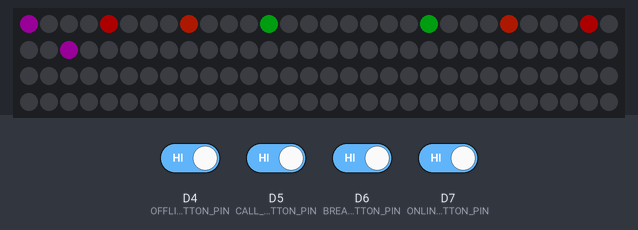
The sketch below on a simulated Arduino MKR. Parts: 120 RGB LEDs in strip order, left to right, continuing on the next row. The inputs (shaded band) are chosen by the test bench; at power-on: D4 (OFFLINE_BUTTON_PIN), D5 (CALL_BUTTON_PIN), D6 (BREAK_BUTTON_PIN), D7 (ONLINE_BUTTON_PIN) HIGH. Dim RGB values are drawn brighter than linear; WiFi joins after 1.5 s; servers stay silent unless stated; uploads are accepted with an empty reply; not simulated (calls return 0 or success): arduino_secrets.h; what the sketch prints to the serial monitor is not drawn.

Above: at 14.9 s.
15.0 s: D4 (OFFLINE_BUTTON_PIN) driven LOW
16.7 s: D7 (ONLINE_BUTTON_PIN) driven LOW
19.7 s: D4 (OFFLINE_BUTTON_PIN) driven HIGH and D5 (CALL_BUTTON_PIN) driven LOW
22.7 s: D7 (ONLINE_BUTTON_PIN) driven HIGH
25.7 s: D5 (CALL_BUTTON_PIN) driven HIGH and D6 (BREAK_BUTTON_PIN) driven LOW
Timing chart, 0 to 28.7 s (numbered marks = the images above; inputs shaded):
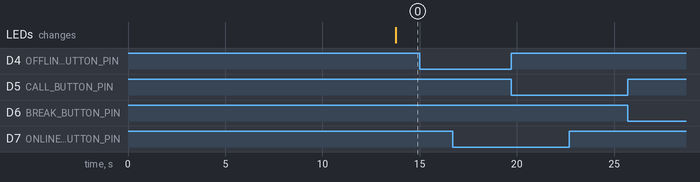

The sketch:

WhosAtWorkSketch.ino
```cpp
//Included Libraries and external Files:
#include <WiFiNINA.h>
#include <Chrono.h>
#include <Adafruit_NeoPixel.h>
#include "arduino_secrets.h"

//+++++++++++++++++ Variables and Classes +++++++++++++++++

//LIGHTS SETUP:
#define LED_PIN 8
#define LED_COUNT 120

Adafruit_NeoPixel strip(LED_COUNT, LED_PIN, NEO_GRB + NEO_KHZ800);

//SETTING UP PEOPLE CLASS
// Total people
const int PEOPLE_COUNT = 8;

// List of names (change order to match LED index on strip)
//String names[PEOPLE_COUNT] = {"Clare", "Molly", "Connor", "Andrew", "Peter", "Hamish", "Oliver", "Pia"};
String names[PEOPLE_COUNT] = {"Clare", "Peter", "Louise", "Andrew", "Oliver", "Hamish", "Honey", "Cocoa"};
int LED_ORDER[PEOPLE_COUNT] = {12, 8, 4, 0, 20, 24, 28, 32};

// Possible statuses
enum Status {Online, On_Call, Offline, On_Break};

// Count of statuses
const int STATUS_COUNT = 4;

// Status strings
const String STATUS_STRINGS[STATUS_COUNT] = {"Online", "On_Call", "Offline", "On Break"};


// Holds all info for a person
class Person {
  public:
    // Index on LED strip
    int led;

    String name;

    // Current status (enum)
    Status status;
};

class Colour {
  public:

    // RGB values for colour
    int R; // 0-255
    int G;
    int B;

    // Create colour with initial values
    Colour(int red_amount, int green_amount, int blue_amount) {
      R = red_amount;
      G = green_amount;
      B = blue_amount;
    };

    // Default colour initializer
    Colour() {
      R = 0;
      G = 0;
      B = 0;
    }
};

// Status colours
Colour STATUS_COLOURS[STATUS_COUNT];

// All of the people! (Their Person classes)
Person people[PEOPLE_COUNT];


//WIFI CONNECTION THINGS:
WiFiSSLClient client;
char ssid[] = SECRET_SSID;        // network SSID
char pass[] = SECRET_PASS;    //network password
int status = WL_IDLE_STATUS;     // the Wifi radio's status

Chrono status_request_timer;

//Pins:
int ONLINE_BUTTON_PIN = 7;
int CALL_BUTTON_PIN = 5;
int BREAK_BUTTON_PIN = 6;
int OFFLINE_BUTTON_PIN = 4;
int ON_ONE_OR_ZERO = 0;


//GLOBAL VARIABLES:
int button;
bool online;
bool call;
bool on_break;
bool offline;
bool send_online;
bool send_call;
bool send_on_break;
bool send_offline;
String my_name = "/Clare";


int HTTP_PORT = 80;
char HOST_NAME[] = "who-s-at-work-a7zmhe11fk5c.runkit.sh";
String HTTP_METHOD = "GET"; // or POST
String SET_METHOD = "/set_status";
String STATUS_METHOD = "/status";
String LISTEN_METHOD = "/status_changed";

//JSON
#include <ArduinoJson.h>

//+++++++++++++++++ Things that are run in Setup +++++++++++++++++

void setup() {

  //Initialise status booleans:
  online = false;
  call = false;
  on_break = false;
  offline = false;
  Serial.begin(9600);

  //Initialising the Buttons and LEDs.
  pinMode(ONLINE_BUTTON_PIN, INPUT_PULLUP);
  pinMode(CALL_BUTTON_PIN, INPUT_PULLUP);
  pinMode(BREAK_BUTTON_PIN, INPUT_PULLUP);
  pinMode(OFFLINE_BUTTON_PIN, INPUT_PULLUP);
  pinMode(LED_PIN, OUTPUT);

  //Initialise LEDS:
  strip.begin(); //always needed
  strip.show(); // 0 data => off.
  strip.setBrightness(50); // ~20% (max = 255)
  setupPixelColours(); // setting up the Colour classes

  //Connect to local network:
  connectWIFI();

  // Get initial statuses from the server
  getStatus();
}

void setupPixelColours() {

  // Setting up the colour array
  Colour online_colour(0, 150, 20);
  STATUS_COLOURS[Online] = online_colour;
  Colour call_colour(255, 40, 0);
  STATUS_COLOURS[On_Call] = call_colour;
  Colour offline_colour(250, 0, 0);
  STATUS_COLOURS[Offline] = offline_colour;
  Colour on_break_colour(120, 0, 120);
  STATUS_COLOURS[On_Break] = on_break_colour;

  // Setup array of people
  for (int i = 0; i < PEOPLE_COUNT; i ++) {
    people[i].led = LED_ORDER[i];
    people[i].name = names[i];
    people[i].status = Status(i % STATUS_COUNT);
  }
}


void connectWIFI() {
  //This function is copied from the tutorial on Arduino.cc
  //about how to connect Arduino MKR WiFi 1010 to a network.

  while (!Serial);

  // attempt to connect to Wifi network:
  while (status != WL_CONNECTED) {
    Serial.println("Attempting to connect to network: ");
    Serial.println(ssid);

    // Connect to WPA/WPA2 network:
    status = WiFi.begin(ssid, pass);

    // wait 10 seconds for connection:
    delay(10000);

    Serial.println("Status: " + String(status));
  }

  // you're connected now, so print out the data:
  Serial.println("You're connected to the network");

  Serial.println("----------------------------------------");
  printData();
  Serial.println("----------------------------------------");

}


void printData() {
  //Also taken from Arduino.cc tutorial
  Serial.println("Board Information:");
  // print your board's IP address:
  IPAddress ip = WiFi.localIP();
  Serial.print("IP Address: ");
  Serial.println(ip);

  Serial.println();
  Serial.println("Network Information:");
  Serial.print("SSID: ");
  Serial.println(WiFi.SSID());

  // print the received signal strength:
  long rssi = WiFi.RSSI();
  Serial.print("signal strength (RSSI):");
  Serial.println(rssi);

}

//+++++++++++++++++ Things that are run in the loop +++++++++++++++++

void loop() {

  if(status_request_timer.hasPassed(60000)){ // Every two minutes, get status from server
    Serial.println("A minute has passed - Requesting status from server");
    getStatus();
    status_request_timer.restart();
  }
  checkButtons();//Are any of the buttons being pressed?
  sort_set_status_requests();//If they have been pressed, send a set status request
  showColours();
  delay(200);
}

void checkButtons() {

  if (digitalRead(ONLINE_BUTTON_PIN) == ON_ONE_OR_ZERO) {
    Serial.println("----------------------------------------");
    Serial.println("Online button pressed");
    online = true;
    call = false;
    on_break = false;
    offline = false;
    send_online = true;
  }

  if (digitalRead(CALL_BUTTON_PIN) == ON_ONE_OR_ZERO) {
    Serial.println("----------------------------------------");
    Serial.println("In_Call button pressed");
    online = false;
    call = true;
    on_break = false;
    offline = false;
    send_call = true;
  }

  if (digitalRead(BREAK_BUTTON_PIN) == ON_ONE_OR_ZERO) {
    Serial.println("----------------------------------------");
    Serial.println("On Break button pressed");
    online = false;
    call = false;
    on_break = true;
    offline = false;
    send_on_break = true;
  }

  if (digitalRead(OFFLINE_BUTTON_PIN) == ON_ONE_OR_ZERO) {
    Serial.println("----------------------------------------");
    Serial.println("Offline button pressed");
    online = false;
    call = false;
    on_break = false;
    offline = true;
    send_offline = true;
  }

}

void sort_set_status_requests() {
  if (send_online == true) {
    send_online = false;
    getSetStatus("Online");//Send a set_status as Online.
    getStatus();// Retrieve most recent statuses
    Serial.println("Finished sending status");
    Serial.println("----------------------------------------");
    return;
  }
  if (send_call == true) {
    send_call = false;
    getSetStatus("On_Call");//Send the set_status as On_Call.
    getStatus();// Retrieve most recent statuses
    Serial.println("Finished sending status");
    Serial.println("----------------------------------------");
    return;
  }
  if (send_on_break == true) {
    send_on_break = false;
    getSetStatus("On_Break");//Send the set_status as On_Break.
    getStatus();// Retrieve most recent statuses
    Serial.println("Finished sending status");
    Serial.println("----------------------------------------");
    return;
  }
  if (send_offline == true) {
    send_offline = false;
    getSetStatus("Offline");//Send the set_status as Offline.
    getStatus();// Retrieve most recent statuses
    Serial.println("Finished sending status");
    Serial.println("----------------------------------------");
    return;
  }
}

void send_status_request() {
  String path = "/status";
  String HTTP_version = "1.0";
  Serial.println("Making HTTP Get request to /status");
  client.println("GET " + path + " HTTP/" + HTTP_version);
  client.println("Host: " + String(HOST_NAME));
  client.println("Connection: close");
  client.println();
}

void set_status_request(String stat) {
  String path = "/set_status";
  String HTTP_version = "1.0";
  Serial.println("Setting your status as " + stat);
  client.println("GET " + path + my_name + "/" + stat + " HTTP/" + HTTP_version);
  client.println("Host: " + String(HOST_NAME));
  client.println("Connection: close");
  client.println();
}

DynamicJsonDocument process_status_response() {
  Serial.println("Awaiting response");
  Serial.println("Delaying to enable complete transmission");
  delay(1000);

  // Some code below from https://github.com/bblanchon/ArduinoJson/blob/6.x/examples/JsonHttpClient/JsonHttpClient.ino

  // Allocate the JSON document
  // Use https://arduinojson.org/v6/assistant to compute the capacity.
  const size_t capacity = 300;
  DynamicJsonDocument status_dictionary(capacity);

  // Skip HTTP headers by looking for double new line
  char endOfHeaders[] = "\r\n\r\n";

  // Checking to see if we find new lines
  if (!client.find(endOfHeaders)) {

    // New lines not found!
    Serial.println("Invalid response, failed to find the double newline characters for body of response.");
    client.stop();
    return status_dictionary;
  }

  // Parse JSON object
  DeserializationError error = deserializeJson(status_dictionary, client);

  // Check if we had error parsing
  if (error) {
    Serial.println("deserializeJson() failed: ");
    Serial.println(error.f_str());
    client.stop();
    return status_dictionary;
  }
  else {
    Serial.println("Successfully parsed json.");

    // the server's disconnected, stop the client:
    client.stop();
    Serial.println();
    Serial.println("disconnected");

    // Return the new statuses!
    return status_dictionary;
  }
}


void getStatus() {
  Serial.println("----------------------------------------");
  Serial.println("Attempting to retrieve status");
  if (client.connect(HOST_NAME, 443)) {
    Serial.println("Connection to server successful");

    // Make the HTTPS status request
    send_status_request();

    // Ensure we are connected to receive response
    if (client.connected()) {
      // Parse dictionary from the resulting stream
      DynamicJsonDocument status_dictionary = process_status_response();

      // Pass in received dictionary to status update
      handle_status_update(status_dictionary);
    } else {
      Serial.println("Not connected to server after sending status request. :-(");
    }
  }
  Serial.println("----------------------------------------");
}

void getSetStatus(String stat) {
  //sets up the client to send a set status request to the server.
  Serial.println("----------------------------------------");
  Serial.println("Attempting to set status");
  if (client.connect(HOST_NAME, 443)) {
    Serial.println("Connection to server successful");

    // Make the HTTPS set status request
    set_status_request(stat);
    delay(500);
    Serial.println("Closing connection, status has been set");
    client.stop();
  }
  Serial.println("----------------------------------------");
}

void handle_status_update(DynamicJsonDocument status_dictionary) {
  // Check if a name is found in the dictionary
  if (status_dictionary.containsKey("Clare")) {
    // If it is, then let's get the status
    String clare_status = status_dictionary["Clare"];

    //Loop Through people and update their status from the Json string
    for (int i = 0; i < PEOPLE_COUNT; i++) {
      String current_name = people[i].name;
      if (status_dictionary.containsKey(current_name)) {
        String status_string = status_dictionary[current_name];
        people[i].status = enum_from_string(status_string);
        //Serial.println(people[i].name + "'s has been set to " + STATUS_STRINGS[people[i].status]);
      } else {
        Serial.println("Couldn't find " + current_name + " in the status Dictionary");
      }

    }
    set_colours();
    // Print it out and alert Clare that the JSON is ready for action!
    Serial.println("Ready to handle JSON, parsed successfully, Clare's status is: " + clare_status);
  }
  else {
    Serial.println("Couldn't find Clare in the status dictionary. Did something go wrong when parsing?");
  }
}


void showColours() {
  set_colours();
  strip.show();
  //delay(1000); //Removed second delay to allow program to run faster each loop.
}

void set_colours() {

  // Looping through people array and updating LEDs
  for (int i = 0; i < PEOPLE_COUNT; i++) {
    Person person = people[i];
    Colour c = STATUS_COLOURS[person.status];

    // Set corresponding pixel in strip
    // to the correct colour.
    strip.setPixelColor(person.led,
                        strip.Color(c.R,
                                    c.G,
                                    c.B)
                       );
  }
}


Status enum_from_string(String string_status) {
  //Cast the enum to a string - used to send the enum status to the server.
  if (string_status == "Online") {
    return Online;
  }
  if (string_status == "On_Call") {
    return On_Call;
  }
  if (string_status == "Offline") {
    return Offline;
  }
  if (string_status == "On_Break") {
    return On_Break;
  }
}
```

Measured:
- after the input at 15.0 s, every drawn part: stays the same
- after the input at 16.7 s, every drawn part: stays the same
- after the input at 19.7 s, every drawn part: stays the same
- after the input at 22.7 s, every drawn part: stays the same
- after the input at 25.7 s, every drawn part: stays the same
